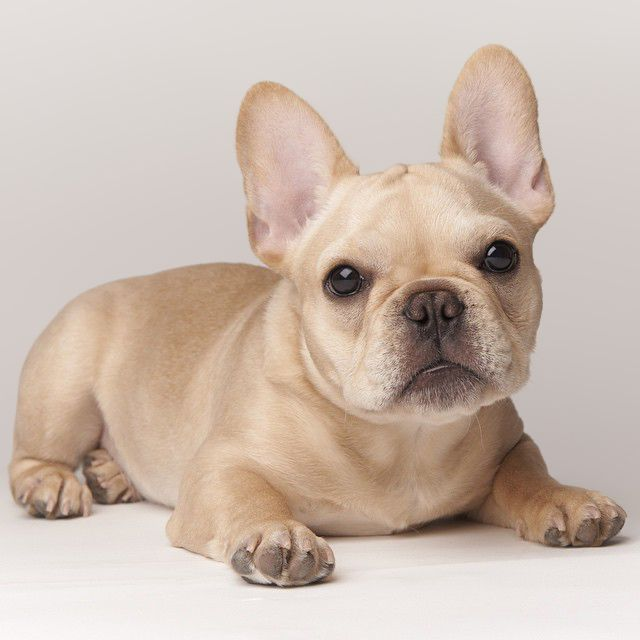
#> input picture Lab1/dog.jpg, 640 x 640 px, found by its file name
$ jupyter execute Lab4.ipynb
#> lines starting #> are read from the running program, lines starting #| are printed output that depends on the picture
[cell 1]
def get_figsize(im):
    # What size does the figure need to be in inches to fit the image?
    dpi = plt.rcParams['figure.dpi']
    dim = im.shape
    figuresize = dim[1]/float(dpi), dim[0]/float(dpi)
    return(figuresize)

[cell 2]
def display_image_actual_size_single(im_data):
    figuresize = get_figsize(im_data)
    # Create a figure of the right size with one axes that takes up the full figure
    fig = plt.figure(figsize=figuresize)
    # Add the single axis to fit the image to the screen boundary
    ax = fig.add_axes([0, 0, 1, 1])
    ax.imshow(im_data, cmap='gray')
    ax.axis('off')
    plt.show()
    return(fig)

[cell 3]
import cv2 #import OpenCV
from matplotlib import pyplot as plt #import python plot graph
import matplotlib as mpl #import math library from python
import numpy as np
im = cv2.imread('dog.jpg')
#> im is the input picture: shape (640, 640, 3); mean B, G, R 175.3, 187, 203.5
im = cv2.cvtColor(im,cv2.COLOR_BGR2RGB)


# fig = display_image_actual_size_single(im)
# fig = display_image_actual_size_single(blurBox)

[cell 4]
# fig = display_image_actual_size_single(BlurGauss)

[cell 5]
# blur = cv2.blur(im,(5,5))
# fig = display_image_actual_size_single(blur)

[cell 6]
def saltpepper_noise(image, prob):
#> called with prob = 0.0075
    output = np.zeros(image.shape,np.uint8)
    thres = 1 - prob
    for i in range(image.shape[0]):
        for j in range(image.shape[1]):
            rdn = np.random.random()
            if rdn < prob:
                output[i][j] = 0
            elif rdn > thres:
                output[i][j] = 255
            else:
                output[i][j] = image[i][j]
    return output

[cell 7]
imSP1 = saltpepper_noise(im,0.0075)         #Add noise, 'prob' controls how much noise is added
blurBox3 = cv2.boxFilter(imSP1, -1, (3,3))
# fig = display_image_actual_size_single(blurBox3)

[cell 8]
medianFiltered = cv2.medianBlur(im,5)   #Apply a median filter to of size ‘sz’

# fig = display_image_actual_size_single(imSP)

[cell 9]
imSP2 = saltpepper_noise(im,0.25)
#> call 2 of saltpepper_noise, with prob = 0.25
#> after the loop in saltpepper_noise (call 2), `for i in range(image.shape[0]):`:
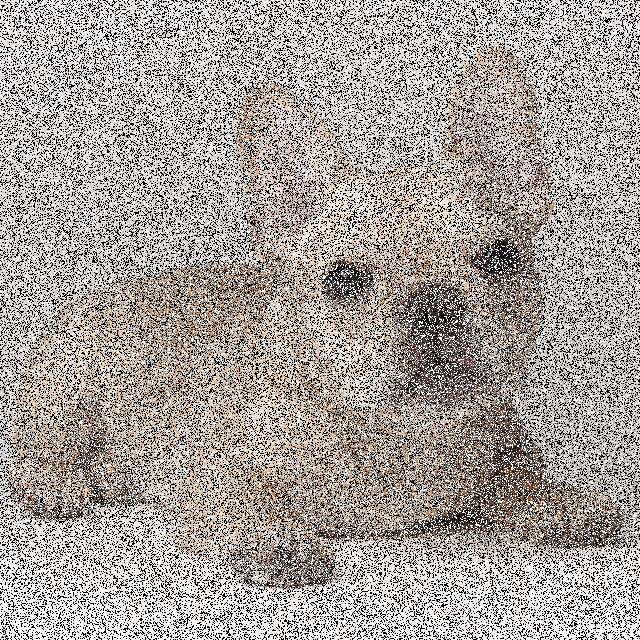
#> output: shape (640, 640, 3); mean R, G, B 165.9, 157.6, 151.8
medianFilteredimSP = cv2.medianBlur(imSP2,15)   #Apply a median filter to of size ‘sz’
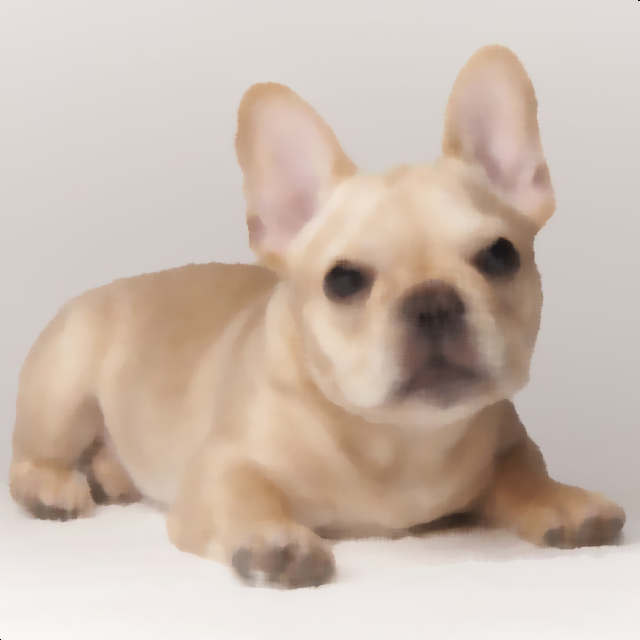
#> medianFilteredimSP: shape (640, 640, 3); mean R, G, B 204.1, 187.5, 175.8
# fig = display_image_actual_size_single(medianFilteredimSP)

[cell 10]
# fig = display_image_actual_size_single(medianFiltered)

[cell 11]
sobeledgeH = cv2.Sobel(im, -1, 0, 1, ksize=5)   #horizontal edges, changes in the y direction
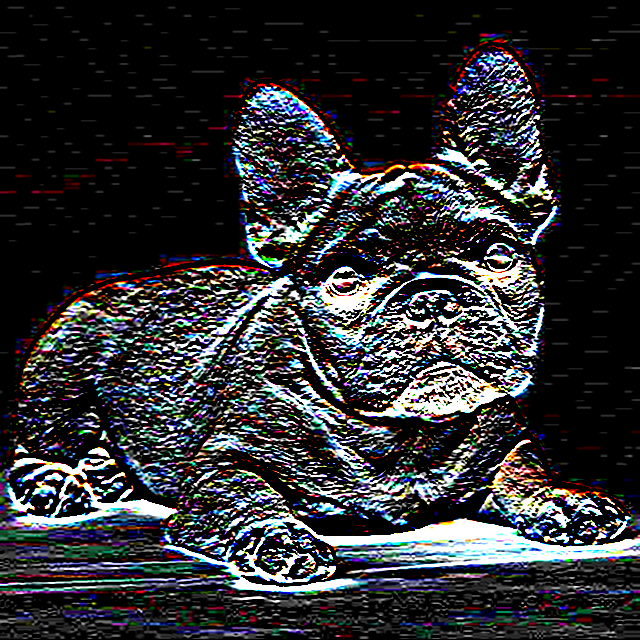
#> sobeledgeH: shape (640, 640, 3); mean R, G, B 47.2, 48, 50.6
sobeledgeV = cv2.Sobel(im, -1, 1, 0, ksize=5)   #vertical edges, changes in the x direction
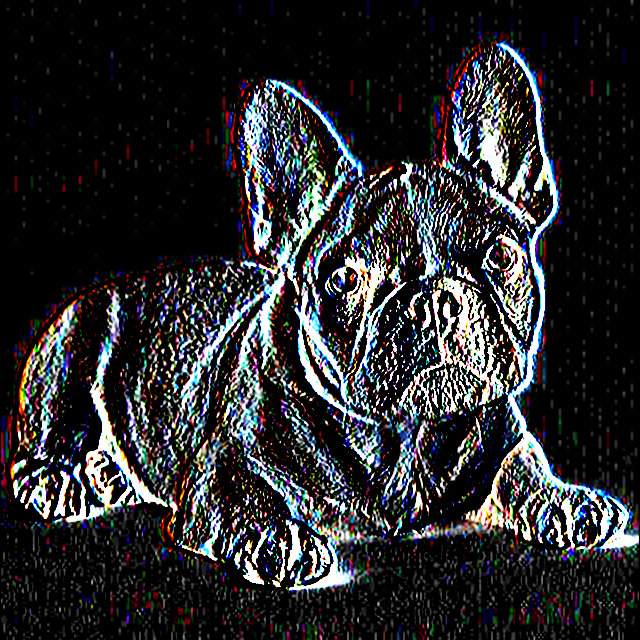
#> sobeledgeV: shape (640, 640, 3); mean R, G, B 41.9, 42.5, 44.7
# fig = display_image_actual_size_single(sobeledgeH)

[cell 12]
# fig = display_image_actual_size_single(sobeledgeV)

[cell 13]
sobeledgeHV = cv2.Sobel(im, -1, 1, 1, ksize=7)   #vertical edges, changes in the x direction
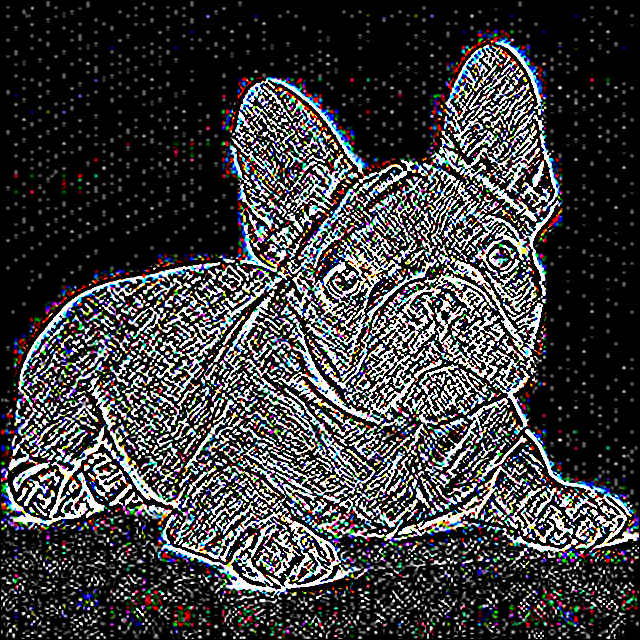
#> sobeledgeHV: shape (640, 640, 3); mean R, G, B 61.3, 61.2, 62.4
# fig = display_image_actual_size_single(sobeledgeHV)

[cell 14]
fig, axes = plt.subplots(3, 3, figsize=(20,20))
plt.tight_layout()
# Original
axes[0,0].imshow(im)
axes[0,0].set_title("Original", fontsize=32)
axes[0,0].axis('off')


# Gaussian
BlurGauss = cv2.GaussianBlur(im, (15,15), 0)
axes[0,1].imshow(BlurGauss)
axes[0,1].set_title("Gaussian Filter", fontsize=32)
axes[0,1].axis('off')


# Box Average
blurBox = cv2.boxFilter(im, -1, (15,15))
axes[0,2].imshow(blurBox)
axes[0,2].set_title("Box Average", fontsize=32)
axes[0,2].axis('off')


# Salt & Pepper
imSP = saltpepper_noise(im,0.025)         #Add noise, 'prob' controls how much noise is added
#> call 3 of saltpepper_noise, with prob = 0.025
#> after the loop in saltpepper_noise (call 3), `for i in range(image.shape[0]):`:
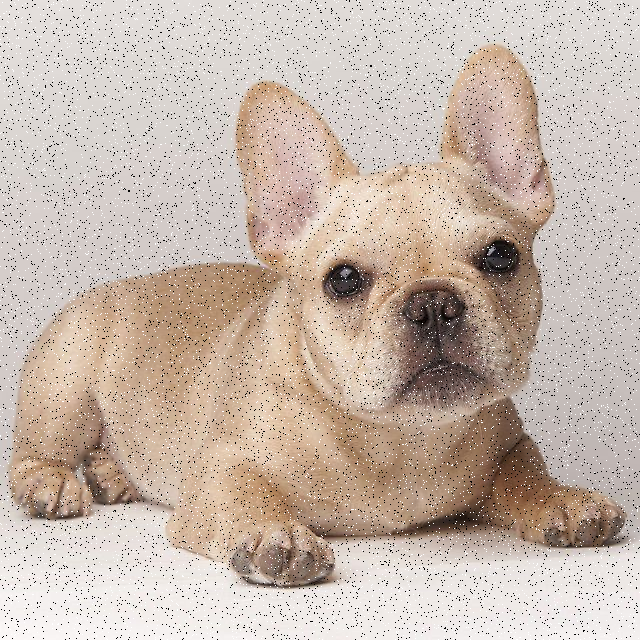
#> output: shape (640, 640, 3); mean R, G, B 199.7, 184, 172.9
axes[1,0].imshow(imSP)
axes[1,0].set_title("Salt & Pepper Noise", fontsize=32)
axes[1,0].axis('off')


# Gaussian on Filter S&P
imblurSP4 = saltpepper_noise(im,0.0625)         #Add noise, 'prob' controls how much noise is added
#> call 4 of saltpepper_noise, with prob = 0.0625
#> after the loop in saltpepper_noise (call 4), `for i in range(image.shape[0]):`:
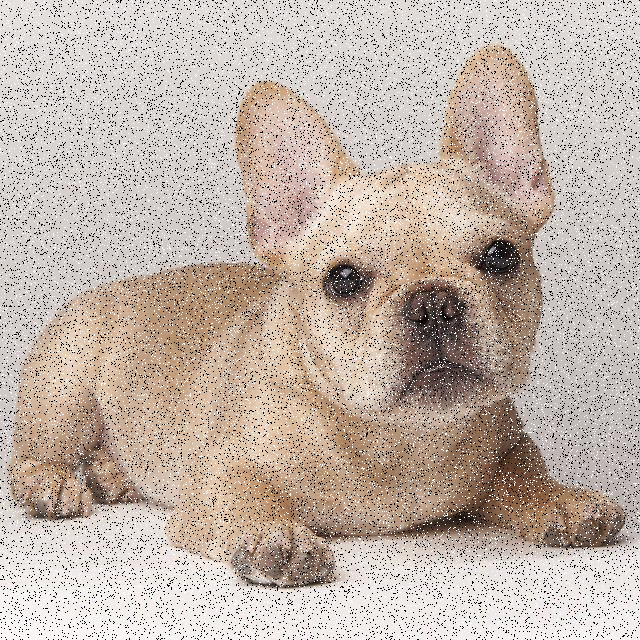
#> output: shape (640, 640, 3); mean R, G, B 193.9, 179.5, 169.3
BlurGauss2 = cv2.GaussianBlur(imblurSP4, (15,15), 0)
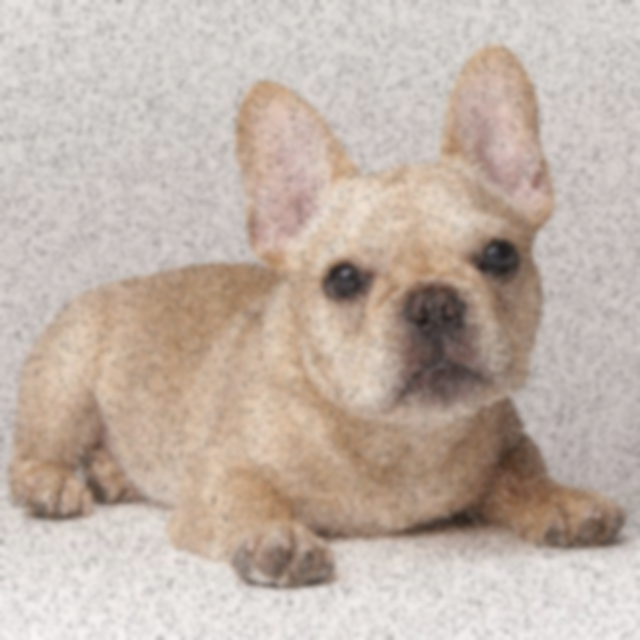
#> BlurGauss2: shape (640, 640, 3); mean R, G, B 193.9, 179.5, 169.3
axes[1,1].imshow(BlurGauss2)
axes[1,1].set_title("Gaussian on Filter S&P", fontsize=32)
axes[1,1].axis('off')

# Median Filter on S&P
imSP2 = saltpepper_noise(im,0.0625)
#> after the loop in saltpepper_noise (call 5), `for i in range(image.shape[0]):`:
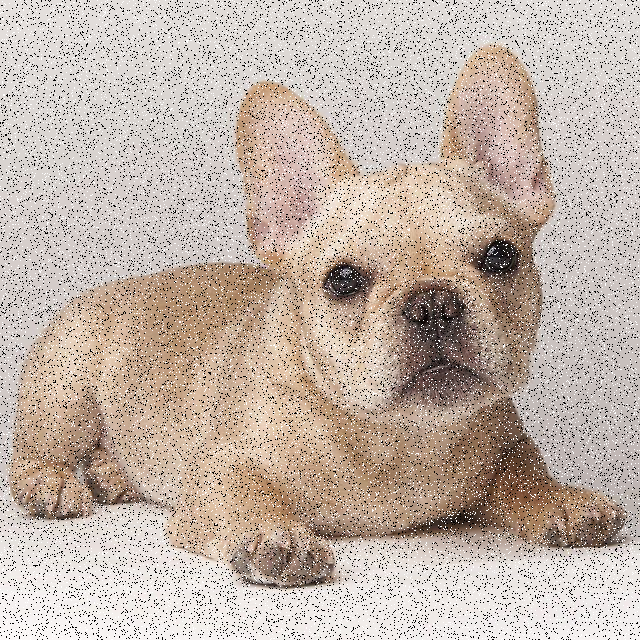
#> output: shape (640, 640, 3); mean R, G, B 194, 179.5, 169.3
medianFilteredimSP = cv2.medianBlur(imSP2,7)   #Apply a median filter to of size ‘sz’
axes[1,2].imshow(medianFilteredimSP)
axes[1,2].set_title("Median Filter on S&P", fontsize=32)
axes[1,2].axis('off')

# Horizontal Edges
sobeledgeH = cv2.Sobel(im, -1, 0, 1, ksize=5)   #horizontal edges, changes in the y direction
axes[2,0].imshow(sobeledgeH)
axes[2,0].set_title("Horizontal Edges", fontsize=32)
axes[2,0].axis('off')

# Vertical Edges
sobeledgeV = cv2.Sobel(im, -1, 1, 0, ksize=5) #vertical edges, changes in the x direction
axes[2,1].imshow(sobeledgeV)
axes[2,1].set_title("Vertical Edges", fontsize=32)
axes[2,1].axis('off')

# Sobel Edges
sobeledgeHV = cv2.Sobel(im, -1, 1, 1, ksize=5)   #sobel edges, changes in the x direction
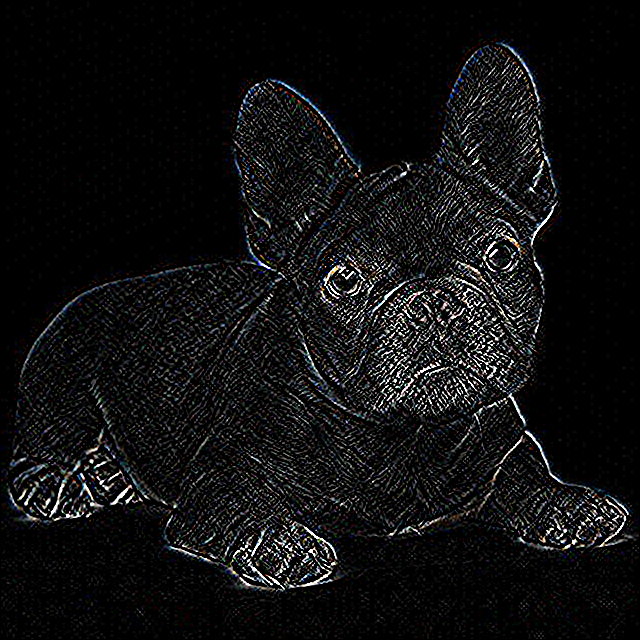
#> sobeledgeHV: shape (640, 640, 3); mean R, G, B 16.1, 16.1, 16.5
axes[2,2].imshow(sobeledgeHV)
axes[2,2].set_title("Sobel Edges", fontsize=32)
axes[2,2].axis('off')
fig.savefig("Lab4Ex1.jpg", bbox_inches='tight')
